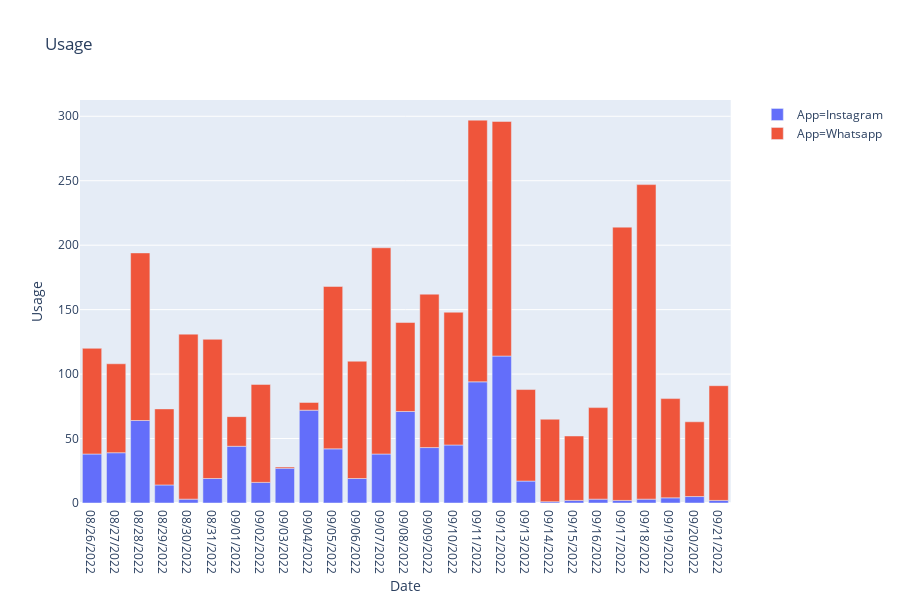

The notebook cell saved with this chart:
### Code cell
# App Usage per day

plot2=px.bar(data,
            x="Date",
            y="Usage",
            color="App",
            title="Usage")

plot2.show('png')

### Figure 1 — Plotly figure (JSON) as saved in the notebook; plotly's stock layout.template omitted (floating-point values rounded to 4 significant figures)
{"data": [{"alignmentgroup": "True", "hoverlabel": {"namelength": 0}, "hovertemplate": "App=Instagram<br>Date=%{x}<br>Usage=%{y}", "legendgroup": "App=Instagram", "marker": {"color": "#636efa"}, "name": "App=Instagram", "offsetgroup": "App=Instagram", "orientation": "v", "showlegend": true, "textposition": "auto", "type": "bar", "x": ["08/26/2022", "08/27/2022", "08/28/2022", "08/29/2022", "08/30/2022", "08/31/2022", "09/01/2022", "09/02/2022", "09/03/2022", "09/04/2022", "09/05/2022", "09/06/2022", "09/07/2022", "09/08/2022", "09/09/2022", "09/10/2022", "09/11/2022", "09/12/2022", "09/13/2022", "09/14/2022", "09/15/2022", "09/16/2022", "09/17/2022", "09/18/2022", "09/19/2022", "09/20/2022", "09/21/2022"], "xaxis": "x", "y": [38, 39, 64, 14, 3, 19, 44, 16, 27, 72, 42, 19, 38, 71, 43, 45, 94, 114, 17, 1, 2, 3, 2, 3, 4, 5, 2], "yaxis": "y"}, {"alignmentgroup": "True", "hoverlabel": {"namelength": 0}, "hovertemplate": "App=Whatsapp<br>Date=%{x}<br>Usage=%{y}", "legendgroup": "App=Whatsapp", "marker": {"color": "#EF553B"}, "name": "App=Whatsapp", "offsetgroup": "App=Whatsapp", "orientation": "v", "showlegend": true, "textposition": "auto", "type": "bar", "x": ["08/26/2022", "08/27/2022", "08/28/2022", "08/29/2022", "08/30/2022", "08/31/2022", "09/01/2022", "09/02/2022", "09/03/2022", "09/04/2022", "09/05/2022", "09/06/2022", "09/07/2022", "09/08/2022", "09/09/2022", "09/10/2022", "09/11/2022", "09/12/2022", "09/13/2022", "09/14/2022", "09/15/2022", "09/16/2022", "09/17/2022", "09/18/2022", "09/19/2022", "09/20/2022", "09/21/2022"], "xaxis": "x", "y": [82, 69, 130, 59, 128, 108, 23, 76, 1, 6, 126, 91, 160, 69, 119, 103, 203, 182, 71, 64, 50, 71, 212, 244, 77, 58, 89], "yaxis": "y"}], "layout": {"barmode": "relative", "height": 600, "legend": {"tracegroupgap": 0}, "title": {"text": "Usage"}, "xaxis": {"anchor": "y", "domain": [0, 0.98], "title": {"text": "Date"}}, "yaxis": {"anchor": "x", "domain": [0, 1], "title": {"text": "Usage"}}}}
